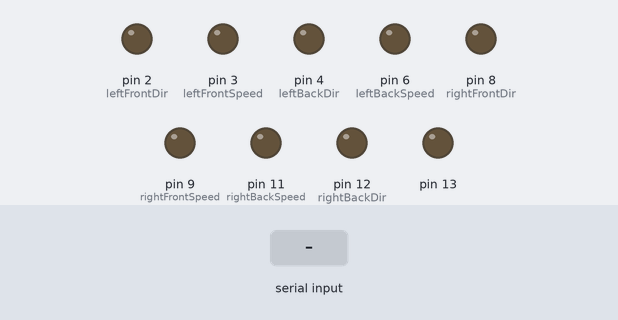
Simulated run of this sketch. Board: Arduino Uno, built with avr-gcc and run on an emulated ATmega328P. On the bench: output pins drawn as LEDs (lit = HIGH). Inputs (shaded band) come from the test bench.

Above: at 1.2 s.
1.3 s: "1" received over Serial
At 2.9 s:
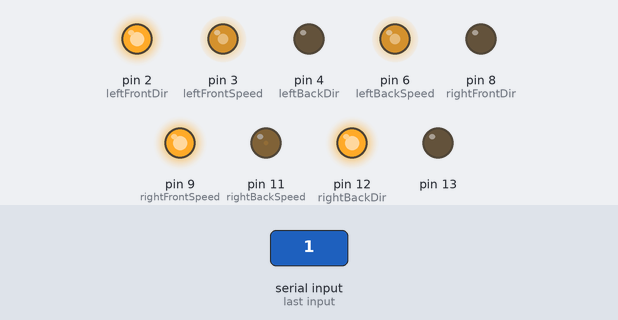
3.8 s: "0" received over Serial
At 6.2 s:
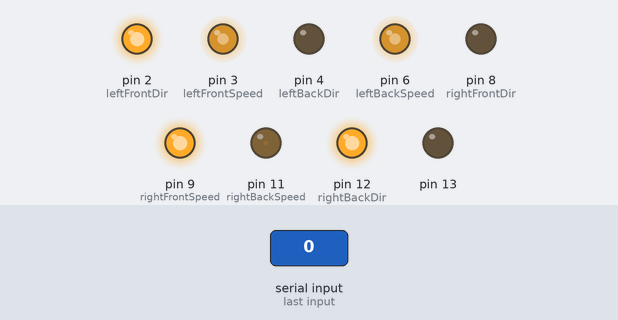
Timing chart, 0 to 7.7 s (numbered marks = the images above; inputs shaded):
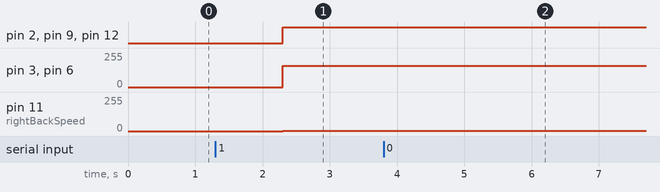

Measured:
- after the input at 1.3 s, pin 2 (leftFrontDir), pin 9 (rightFrontSpeed), pin 12 (rightBackDir): LOW → HIGH after 1.0 s; pin 3 (leftFrontSpeed), pin 6 (leftBackSpeed): 0/255 → 158/255 after 1.0 s; pin 11 (rightBackSpeed): 0/255 → 1/255 after 1.0 s
- after the input at 3.8 s, pin 3 (leftFrontSpeed), pin 6 (leftBackSpeed): 158/255 → 160/255 after 1.0 s

The sketch:

rover_uno.ino
```cpp
#define SizeOfMessage 3                     //The size of the message to be received.
#define SizeOfData 3                        //The number of data bytes.
byte message[SizeOfMessage];                  //This is where the massage to be received will be stored.
byte data[SizeOfData];                        //This is where the data will be stored.
//The data is stored in the following format:
//data[0] is the direction pad, up
//data[1] is the direction pad, down
//data[2] is the direction pad, left
//data[3] is the direction pad, right
//data[4] is the start button
//data[5] is the back button
//data[6] is the left joystick button
//data[7] is the right joystick button
//data[8] is the left button (above the left bumper)
//data[9] is the right button (above the right bumper)
//data[10] is the A button
//data[11] is the B button
//data[12] is the X button
//data[13] is the Y button
//data[14] is the left joystick x axis value (128 is center, 0 is all the way to the right, 255 is all the way to the left)
//data[15] is the left joystick y axis value (128 is center, 0 is all the way down, 255 is all the way up)
//data[16] is the right joystick x axis value (128 is center, 0 is all the way to the right, 255 is all the way to the left)
//data[17] is the right joystick y axis value (128 is center, 0 is all the way down, 255 is all the way up)
//data[18] is the left bumper analog value (0 is not pressed, 255 is pressed all the way)
//data[19] is the right bumper analog value (0 is not pressed, 255 is pressed all the way)

//The following issues could arise (and the causes of those issues):
//1) The joystick values may only go down to 1 instead of 0 (clever rounding of a float to a byte to make easy data transmission)
//2) The joystick values may not reset to 128 if you let go of the stick (this is due to a mechanical issue in the controller;
//                                                                        I tried to add a deadzone, but it only covers part of the issue)
//3) There may be a very small lag if you spam all the inputs (I'm not sure where it's coming from, but I got rid of most of it;
//                                                              it should be so small you'd barely notice it, but if it's too much let me know)

//As far as I have tested, those are the only issues I see. If you find more, let me know.
//This code is given to you by Sasha, the Electrical Team Lead. If it ain't working, tell me: I'll fix it.
//                                                                If you ain't using it, I won't fix your shit, so GLHF.

const int leftFrontSpeed = 3;
const int leftFrontDir = 2;
const int leftBackSpeed = 6;
const int leftBackDir = 4;
const int rightFrontSpeed = 9;
const int rightFrontDir = 8;
const int rightBackSpeed = 11;
const int rightBackDir = 12;
void setup()
{
  Serial.begin(115200);
  pinMode(leftFrontSpeed, OUTPUT);
  pinMode(leftFrontDir, OUTPUT);
  pinMode(leftBackSpeed, OUTPUT);
  pinMode(leftBackDir, OUTPUT);
  pinMode(rightFrontSpeed, OUTPUT);
  pinMode(rightFrontDir, OUTPUT);
  pinMode(rightBackSpeed, OUTPUT);
  pinMode(rightBackDir, OUTPUT);
  pinMode(13, OUTPUT);
}

void loop()
{
  Serial.flush();
  delay(10);                                  //This is to let data get in. Should not have any noticable performace issues.

  if(Serial.available())
  {
    while(Serial.available())                //From here
    {
      Serial.readBytes(message, SizeOfMessage);
    }

      Serial.flush();

//      Serial.print("Received: ");
//      Serial.print("Left Y: ");
//      Serial.print(message[0]);
//      Serial.print(" Right Y: ");
//      Serial.print(message[1]);
//      Serial.print(" Brake: ");
//      Serial.println(message[2]);

      int lefty = message[0];
      int righty = message[1];
      int brake = message[2];

      if (brake == 1)
      {
        lefty = 127;
        righty = 127;
        digitalWrite(13, HIGH);
      } else {
        digitalWrite(13, LOW);
      }

      if (lefty == 127)
      {
        analogWrite(leftFrontSpeed, 0);
        analogWrite(leftBackSpeed, 0);
      }
      else if (lefty < 127)
      {
        analogWrite(leftFrontSpeed, map(lefty, 127, 1, 1, 255));
        analogWrite(leftBackSpeed, map(lefty, 127, 1, 1, 255));
        //Serial.print("Adjusted Left Speed: ");
        //Serial.print(map(lefty, 127, 1, 1, 255));
        digitalWrite(leftFrontDir, HIGH);
        digitalWrite(leftBackDir, LOW);
      }
      else if (lefty > 127)
      {
        analogWrite(leftFrontSpeed, map(lefty, 129, 255, 1, 255));
        analogWrite(leftBackSpeed, map(lefty, 129, 255, 1, 255));
        //Serial.print("Adjusted Left Speed: ");
       // Serial.print(map(lefty, 129, 255, 1, 255));
        digitalWrite(leftFrontDir, LOW);
        digitalWrite(leftBackDir, HIGH);
      }

      if (righty == 127)
      {
        analogWrite(rightFrontSpeed, 0);
        analogWrite(rightBackSpeed, 0);
      }
      else if (righty < 127)
      {
        analogWrite(rightFrontSpeed, map(righty, 127, 1, 1, 255));
        analogWrite(rightBackSpeed, map(righty, 127, 1, 1, 255));
      //  Serial.print("Adjusted Right Speed: ");
      //  Serial.print(map(righty, 127, 1, 1, 255));
        digitalWrite(rightFrontDir, LOW);
        digitalWrite(rightBackDir, HIGH);
      }
      else if (righty > 127)
      {
        analogWrite(rightFrontSpeed, map(righty, 129, 255, 1, 255));
        analogWrite(rightBackSpeed, map(righty, 129, 255, 1, 255));
        //Serial.print("Adjusted Right Speed: ");
        //Serial.print(map(righty, 129, 255, 1, 255));
        digitalWrite(rightFrontDir, HIGH);
        digitalWrite(rightBackDir, LOW);
      }

    }

}
```
